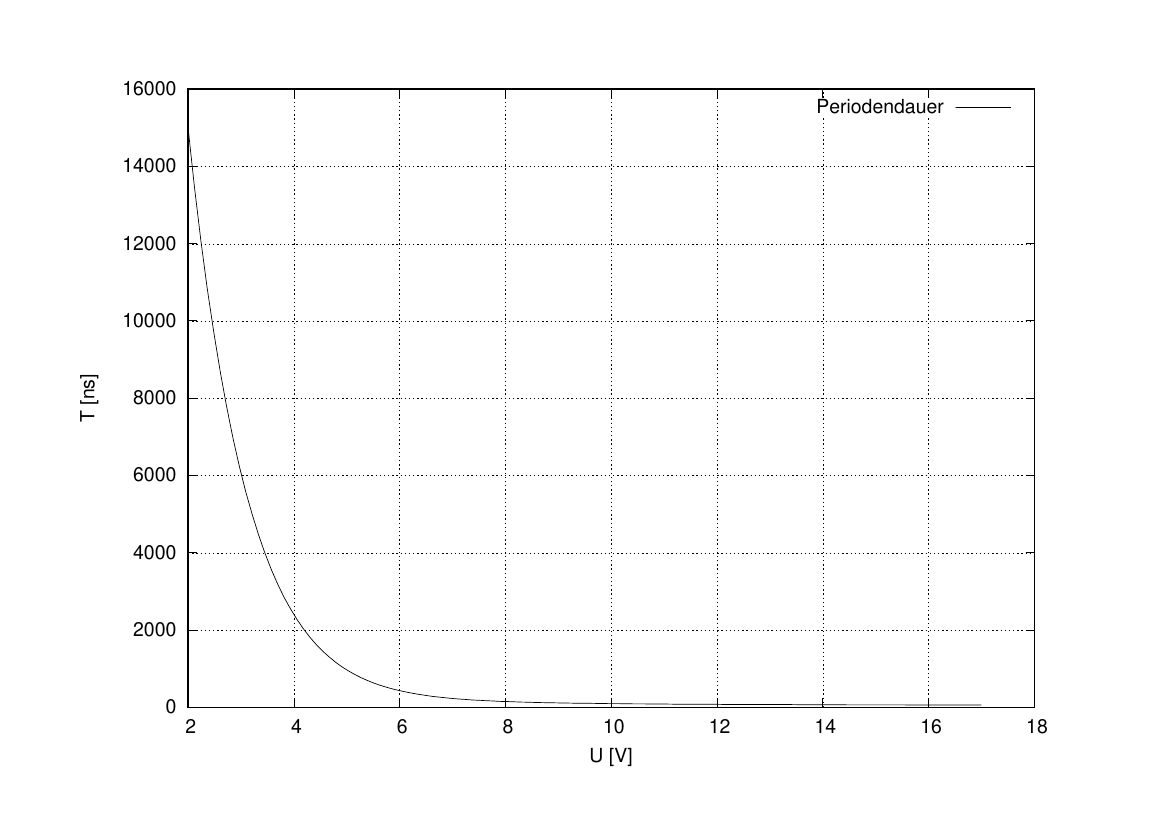

This figure's gnuplot source:
set datafile separator ";"
set grid

set xlabel "U [V]"
set ylabel "T [ns]"

plot "./data/freq_voltage.csv" using 1:2 title "Periodendauer" smooth bezier

set term postscript solid
set output "freq_voltage.ps"
replot